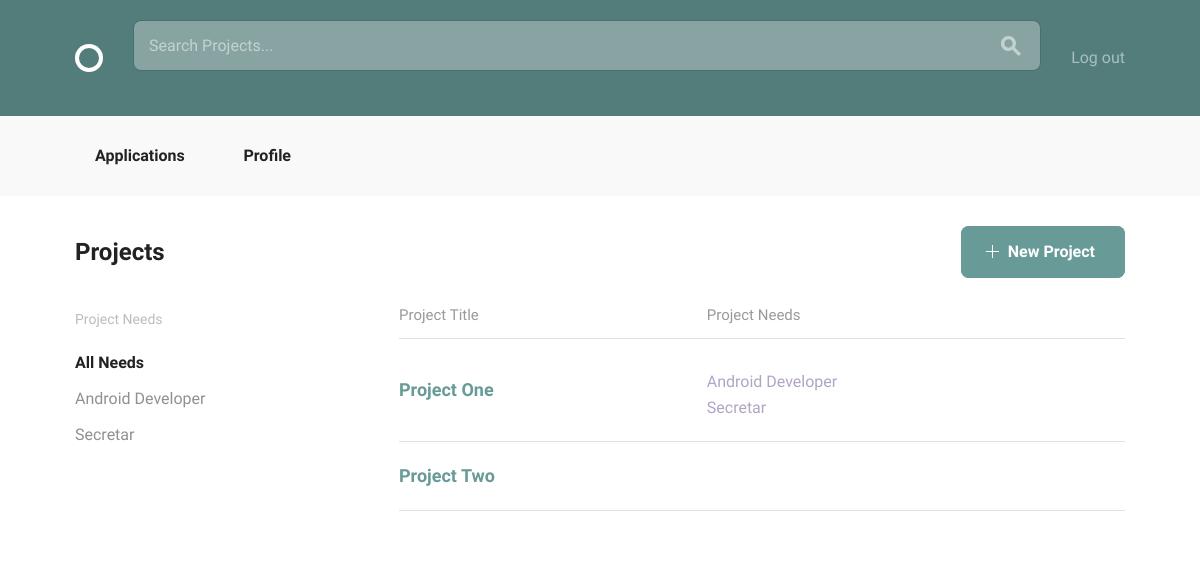
The app's page /projects/all (signed in) with its own data.
### projects/models.py (models this page shows, shortened)
class Position(models.Model):
    position_title = models.CharField(max_length=40)
    skill = models.ForeignKey(Skill, related_name='positions')
    description = models.TextField(default='')
    project = models.ForeignKey(Project, related_name='positions')
    filled = models.BooleanField(default=False)

class Project(models.Model):
    owner = models.ForeignKey(settings.AUTH_USER_MODEL,
                              related_name="projects")
    title = models.CharField(max_length=140)
    description = models.TextField()
    concluded = models.BooleanField(default=False)
    time_line_description = models.TextField(default='')
    applicant_req = models.TextField(default='')

### projects/views.py (the view)
class AllProjects(LoginRequiredMixin, PrefetchRelatedMixin, generic.ListView):
    model = models.Project
    prefetch_related = ["positions"]
    def get_queryset(self):
        if not self.request.GET.get('q'):
            return models.Project.objects.all()
        else:
            return models.Project.objects.filter(
                title__icontains=self.request.GET.get('q')
            )

### projects/templates/projects/project_list.html
{% extends "layout.html" %}
{% block body_content %}
    <div class="bounds circle--page">
        <div class="circle--page--header circle--fluid">
            <div class="circle--fluid--cell circle--fluid--primary">
                <h2>Projects</h2>
            </div>
            <div class="circle--fluid--cell circle--fluid--secondary">
                <a class="button button-primary icon-on-left" href="{% url 'projects:create_project' %}">
                    <svg version="1.1" xmlns="http://www.w3.org/2000/svg" xmlns:xlink="http://www.w3.org/1999/xlink" x="0px" y="0px" viewBox="0 0 13 13" style="enable-background:new 0 0 13 13;" xml:space="preserve" class="add">
            <polygon points="7,6 7,0 6,0 6,6 0,6 0,7 6,7 6,13 7,13 7,7 13,7 13,6 "/>
          </svg>
                    New Project
                </a>
            </div>
        </div>
        <div class="grid-25">
            <div class="circle--filter circle--secondary--module">
                <h4>Project Needs</h4>
                <ul class="circle--filter--list">
                    <li><a class="selected">All Needs</a></li>
                    {% for project in project_list %}
                        {% for position in project.positions.all %}
                            {% if not position.filled %}
                                <li class="secondary-label">
                                    <a href="{% url 'projects:detail_project' pk=project.pk %}">
                                        {{ position.position_title }}
                                    </a>
                                </li>
                            {% endif %}
                        {% endfor %}
                    {% endfor %}
                </ul>
            </div>
        </div>
        <div class="grid-70 grid-push-5">
            <table class="u-full-width circle--table">
                <thead>
                <tr>
                    <th>Project Title</th>
                    <th class="circle--cell--right">Project Needs</th>
                </tr>
                </thead>
                <tbody>
                {% for project in project_list %}
                    <tr class="clickable-row" data-href="{% url 'projects:detail_project' pk=project.pk %}">
                        <td>
                            <h3>{{ project.title }}</h3>
                        </td>
                        <td class="circle--cell--right">
                            {% for position in project.positions.all %}
                                {% if not position.filled %}
                                    <p class="secondary-label">{{ position.position_title }}</p>
                                {% endif %}
                            {% endfor %}
                        </td>
                    </tr>
                {% endfor %}
                </tbody>
            </table>
        </div>
    </div>
{% endblock %}

### records on screen
Project: title "Project One"
Position: position_title "Android Developer"
Position: position_title "Secretar"
Project: title "Project Two"
